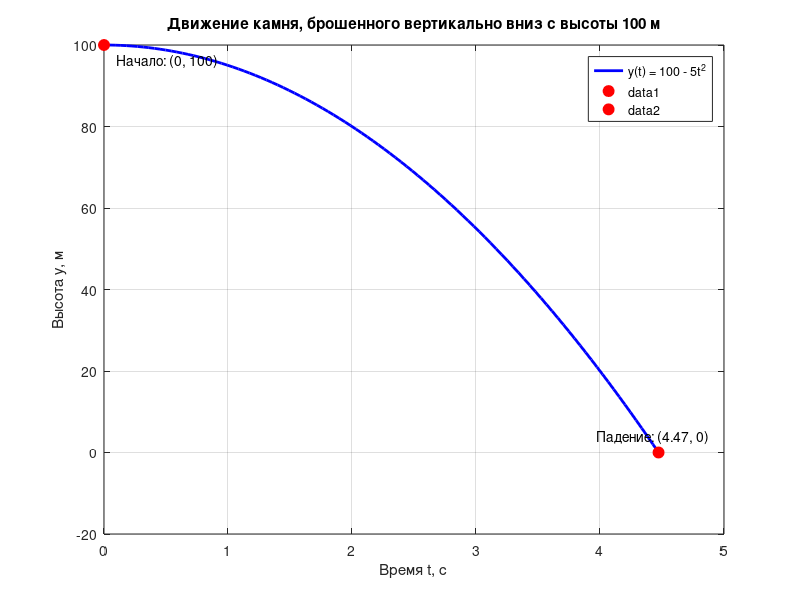

Reproduce this figure in MATLAB.
clear; clc; close all;

h0 = 100;
g = 10;
t = linspace(0, sqrt(2*h0/g), 100);
y = h0 - 0.5 * g * t.^2;

figure;
plot(t, y, 'b-', 'LineWidth', 2);
grid on;
xlabel('Время t, с');
ylabel('Высота y, м');
title('Движение камня, брошенного вертикально вниз с высоты 100 м');
legend('y(t) = 100 - 5t^2');

hold on;
plot(0, h0, 'ro', 'MarkerSize', 8, 'MarkerFaceColor', 'r');
plot(sqrt(2*h0/g), 0, 'ro', 'MarkerSize', 8, 'MarkerFaceColor', 'r');

text(0.1, h0-2, 'Начало: (0, 100)', 'VerticalAlignment', 'top');
text(sqrt(2*h0/g)-0.5, 2, 'Падение: (4.47, 0)', 'VerticalAlignment', 'bottom');

hold off;
